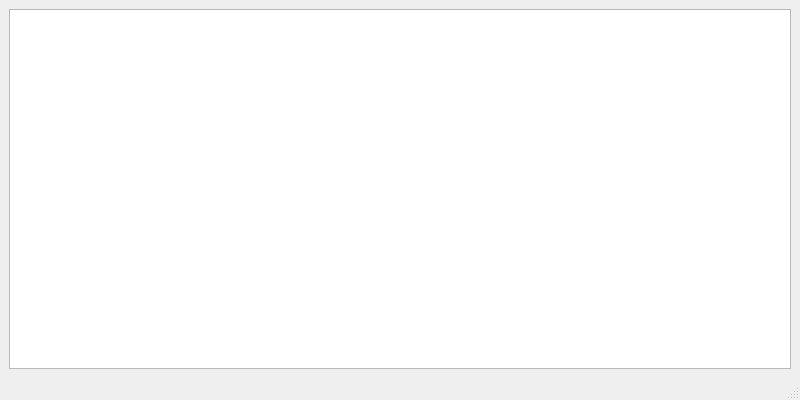
<?xml version="1.0" encoding="UTF-8"?>
<ui version="4.0">
 <class>MainWindow</class>
 <widget class="QMainWindow" name="MainWindow">
  <property name="geometry">
   <rect>
    <x>0</x>
    <y>0</y>
    <width>800</width>
    <height>400</height>
   </rect>
  </property>
  <property name="windowTitle">
   <string>Debug Log</string>
  </property>
  <property name="windowIcon">
   <iconset resource="../icons.qrc">
    <normaloff>:/icons/debug-log.png</normaloff>:/icons/debug-log.png</iconset>
  </property>
  <widget class="QWidget" name="centralwidget">
   <layout class="QVBoxLayout" name="verticalLayout">
    <item>
     <widget class="QPlainTextEdit" name="viewer">
      <property name="readOnly">
       <bool>true</bool>
      </property>
     </widget>
    </item>
   </layout>
  </widget>
  <widget class="QStatusBar" name="statusBar"/>
 </widget>
 <resources>
  <include location="../icons.qrc"/>
 </resources>
 <connections/>
</ui>
